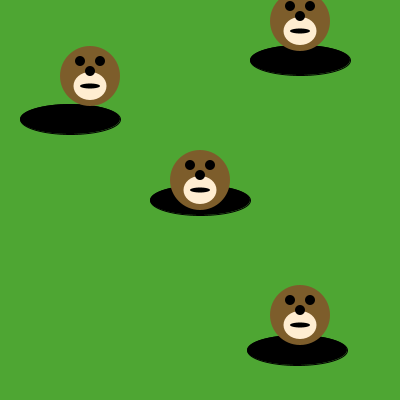
Frame 1 (no input)
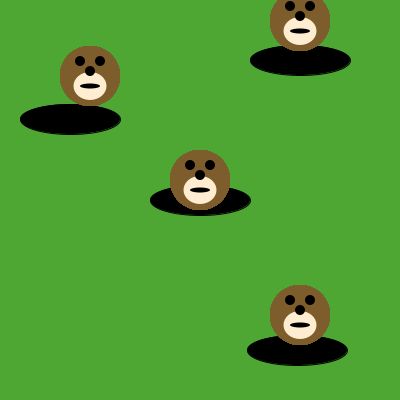
Frame 60 (the mouse pressed at the canvas centre just before this capture)
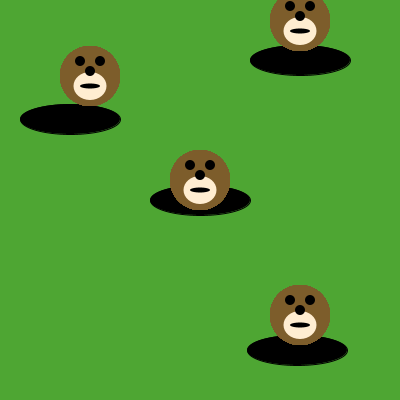
Frame 120 (the mouse held since frame 60 and released just before this capture)

The Processing sketch that drew these frames (run headless with seeded random() and noise(); from frame 60 on, the mouse is pressed at the canvas centre):

// Processing sketch: Mole
// ── Mole.pde
void draw() {

/* Use the method below to put moles in the holes. */
drawMole(90, 76);
drawMole(300, 21);
drawMole(200, 180);
drawMole(300, 315);

}

void drawMole(int moleX, int moleY) {
     noStroke();
     fill(125, 93, 43);
    
     ellipse(moleX, moleY, 60, 60); // face
     fill(255, 237, 209);
     ellipse(moleX, moleY+10, 33, 28); 
     fill(0, 0, 0);
     ellipse(moleX-10, moleY-15, 10, 10); // eyes
     ellipse(moleX+10, moleY-15, 10, 10);
     ellipse(moleX, moleY-5, 10, 10); // nose
     ellipse(moleX, moleY+10, 20, 5); // mouth
     }


void setup() {
     size(400, 400);
     background(78, 166, 51); // green grass
     fill(0, 0, 0);
     ellipse(200, 200, 100, 30); // holes!
     ellipse(70, 119, 100, 30);
     ellipse(300, 60, 100, 30);
     ellipse(297, 350, 100, 30);
}
